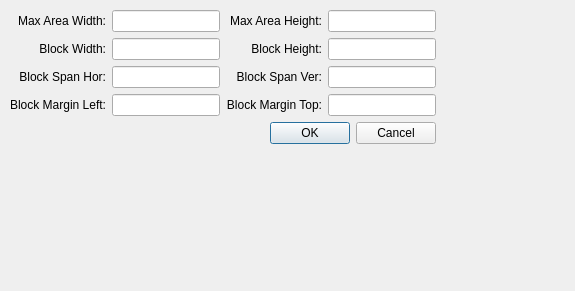
<?xml version="1.0" encoding="UTF-8"?>
<ui version="4.0">
 <class>CArrangeOptionDlg</class>
 <widget class="QDialog" name="CArrangeOptionDlg">
  <property name="geometry">
   <rect>
    <x>0</x>
    <y>0</y>
    <width>575</width>
    <height>291</height>
   </rect>
  </property>
  <property name="windowTitle">
   <string>Arranger Option</string>
  </property>
  <widget class="QWidget" name="verticalLayoutWidget">
   <property name="geometry">
    <rect>
     <x>10</x>
     <y>10</y>
     <width>481</width>
     <height>186</height>
    </rect>
   </property>
   <layout class="QVBoxLayout" name="verticalLayout">
    <property name="spacing">
     <number>6</number>
    </property>
    <property name="sizeConstraint">
     <enum>QLayout::SetFixedSize</enum>
    </property>
    <property name="bottomMargin">
     <number>0</number>
    </property>
    <item>
     <layout class="QGridLayout" name="gridLayout">
      <item row="1" column="2">
       <widget class="QLabel" name="labBlockHeight">
        <property name="text">
         <string>Block Height:</string>
        </property>
        <property name="alignment">
         <set>Qt::AlignRight|Qt::AlignTrailing|Qt::AlignVCenter</set>
        </property>
       </widget>
      </item>
      <item row="1" column="3">
       <widget class="QLineEdit" name="txtBlockHeight"/>
      </item>
      <item row="0" column="3">
       <widget class="QLineEdit" name="txtAreaHeight"/>
      </item>
      <item row="2" column="3">
       <widget class="QLineEdit" name="txtBlockSpanVer"/>
      </item>
      <item row="1" column="0">
       <widget class="QLabel" name="labBlockWidth">
        <property name="text">
         <string>Block Width:</string>
        </property>
        <property name="alignment">
         <set>Qt::AlignRight|Qt::AlignTrailing|Qt::AlignVCenter</set>
        </property>
       </widget>
      </item>
      <item row="2" column="2">
       <widget class="QLabel" name="labBlockSpanVer">
        <property name="text">
         <string>Block Span Ver:</string>
        </property>
        <property name="alignment">
         <set>Qt::AlignRight|Qt::AlignTrailing|Qt::AlignVCenter</set>
        </property>
       </widget>
      </item>
      <item row="0" column="2">
       <widget class="QLabel" name="labAreaHeight">
        <property name="text">
         <string>Max Area Height:</string>
        </property>
        <property name="alignment">
         <set>Qt::AlignRight|Qt::AlignTrailing|Qt::AlignVCenter</set>
        </property>
       </widget>
      </item>
      <item row="1" column="1">
       <widget class="QLineEdit" name="txtBlockWidth"/>
      </item>
      <item row="2" column="1">
       <widget class="QLineEdit" name="txtBlockSpanHor"/>
      </item>
      <item row="2" column="0">
       <widget class="QLabel" name="labBlockSpanHor">
        <property name="text">
         <string>Block Span Hor:</string>
        </property>
        <property name="alignment">
         <set>Qt::AlignRight|Qt::AlignTrailing|Qt::AlignVCenter</set>
        </property>
       </widget>
      </item>
      <item row="0" column="0">
       <widget class="QLabel" name="labAreaWidth">
        <property name="text">
         <string>Max Area Width:</string>
        </property>
        <property name="alignment">
         <set>Qt::AlignRight|Qt::AlignTrailing|Qt::AlignVCenter</set>
        </property>
       </widget>
      </item>
      <item row="0" column="1">
       <widget class="QLineEdit" name="txtAreaWidth"/>
      </item>
      <item row="3" column="0">
       <widget class="QLabel" name="labBlockMarginLeft">
        <property name="text">
         <string>Block Margin Left:</string>
        </property>
        <property name="alignment">
         <set>Qt::AlignRight|Qt::AlignTrailing|Qt::AlignVCenter</set>
        </property>
       </widget>
      </item>
      <item row="3" column="1">
       <widget class="QLineEdit" name="txtBlockMarginLeft"/>
      </item>
      <item row="3" column="2">
       <widget class="QLabel" name="labBlockMarginTop">
        <property name="text">
         <string>Block Margin Top:</string>
        </property>
        <property name="alignment">
         <set>Qt::AlignRight|Qt::AlignTrailing|Qt::AlignVCenter</set>
        </property>
       </widget>
      </item>
      <item row="3" column="3">
       <widget class="QLineEdit" name="txtBlockMarginTop"/>
      </item>
     </layout>
    </item>
    <item>
     <widget class="QDialogButtonBox" name="buttonBox">
      <property name="orientation">
       <enum>Qt::Horizontal</enum>
      </property>
      <property name="standardButtons">
       <set>QDialogButtonBox::Cancel|QDialogButtonBox::Ok</set>
      </property>
     </widget>
    </item>
   </layout>
  </widget>
 </widget>
 <tabstops>
  <tabstop>txtAreaWidth</tabstop>
  <tabstop>txtAreaHeight</tabstop>
  <tabstop>txtBlockWidth</tabstop>
  <tabstop>txtBlockHeight</tabstop>
  <tabstop>txtBlockSpanHor</tabstop>
  <tabstop>txtBlockSpanVer</tabstop>
  <tabstop>txtBlockMarginLeft</tabstop>
  <tabstop>txtBlockMarginTop</tabstop>
  <tabstop>buttonBox</tabstop>
 </tabstops>
 <resources/>
 <connections>
  <connection>
   <sender>buttonBox</sender>
   <signal>accepted()</signal>
   <receiver>CArrangeOptionDlg</receiver>
   <slot>accept()</slot>
   <hints>
    <hint type="sourcelabel">
     <x>248</x>
     <y>254</y>
    </hint>
    <hint type="destinationlabel">
     <x>157</x>
     <y>274</y>
    </hint>
   </hints>
  </connection>
  <connection>
   <sender>buttonBox</sender>
   <signal>rejected()</signal>
   <receiver>CArrangeOptionDlg</receiver>
   <slot>reject()</slot>
   <hints>
    <hint type="sourcelabel">
     <x>316</x>
     <y>260</y>
    </hint>
    <hint type="destinationlabel">
     <x>286</x>
     <y>274</y>
    </hint>
   </hints>
  </connection>
 </connections>
</ui>
